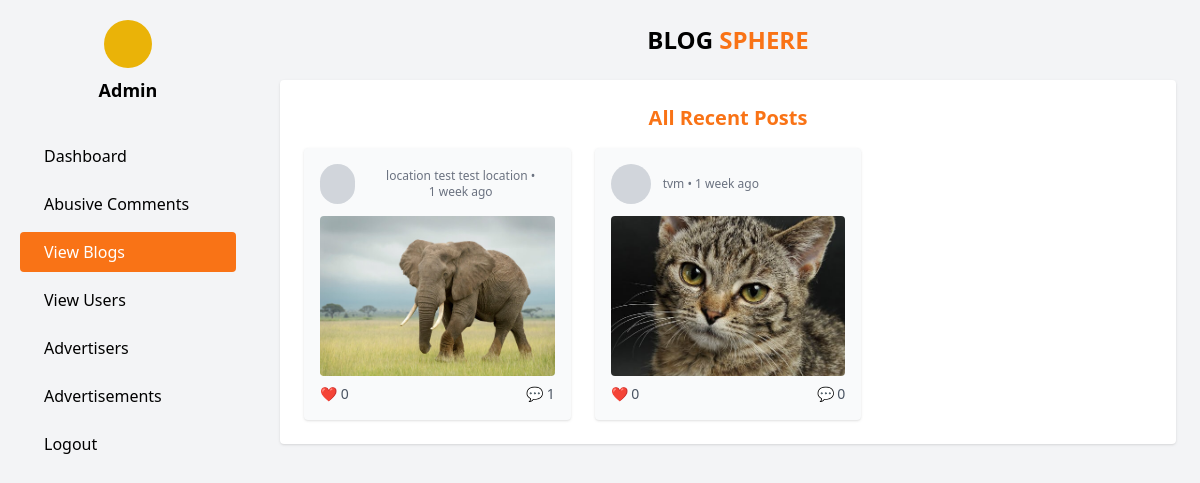
Page /admin_panel/admin/posts/ (signed in) on the committed database.
### posts/models.py (models this page shows, shortened)
class Post(models.Model):
    user = models.ForeignKey(User, on_delete=models.CASCADE)
    title = models.CharField(max_length=255, blank=True)
    content = models.TextField(blank=True)
    location = models.CharField(max_length=255, blank=True)
    image = models.ImageField(upload_to='post_images/', blank=True, null=True)
    created_at = models.DateTimeField(auto_now_add=True)

### admin_panel/views.py (the view)
# urls.py: path('admin/posts/', views.all_posts_view, name='all_posts'),
@never_cache
@user_passes_test(is_admin)
@login_required
def all_posts_view(request):
    posts = Post.objects.all().order_by('-created_at')
    return render(request, 'admin_panel/recent_posts.html', {'posts': posts})

### admin_panel/views.py (called while the page is built)
def is_admin(user):
    return user.is_superuser

### admin_panel/templates/admin_panel/recent_posts.html (shortened to what this page needs)
{% extends "admin_base.html" %}
{% block content %}
<div class="bg-white p-6 shadow rounded">
  <h2 class="text-xl font-semibold text-orange-500 mb-4">All Recent Posts</h2>
  <div class="grid grid-cols-1 md:grid-cols-2 lg:grid-cols-3 gap-6">
    {% for post in posts %}
    <div class="bg-gray-50 p-4 rounded shadow">
      <div class="flex items-center space-x-3 mb-2">
        <div class="w-10 h-10 rounded-full bg-gray-300"></div>
        <div>
          <p class="text-xs text-gray-500">{{ post.location }} • {{ post.created_at|timesince }} ago</p>
        </div>
      </div>
      {% if post.image %}
      <img src="{{ post.image.url }}" alt="Post Image" class="w-full h-40 object-cover rounded">
      {% else %}
      <div class="w-full h-40 bg-gray-300 rounded"></div>
      {% endif %}
      <div class="flex justify-between text-sm text-gray-600 mt-2">
        <span>❤️ {{ post.likes.count }}</span>
        <span>💬 {{ post.comments.count }}</span>
      </div>
    </div>
    {% empty %}
    <p class="col-span-full text-center text-gray-500">No recent posts found.</p>
    {% endfor %}
  </div>
</div>
{% endblock %}

### rows in the picture
Post: location "location test test location", created_at "1 week", image (picture), likes.count "0", comments.count "1"
Post: location "tvm", created_at "1 week", image (picture), likes.count "0", comments.count "0"
